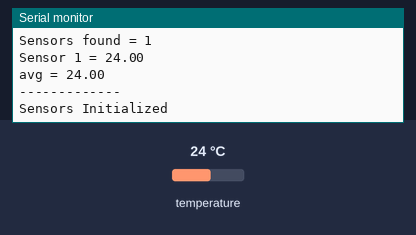
Recording of a sketch running on a simulated Arduino Uno, built with avr-gcc and run on an emulated ATmega328P. On the bench: the last lines printed to the serial monitor. Inputs (shaded band) come from the test bench; at power-on: temperature 24 °C.

Above: at 1.5 s.
1.6 s: temperature set to 12 °C
At 2.7 s:
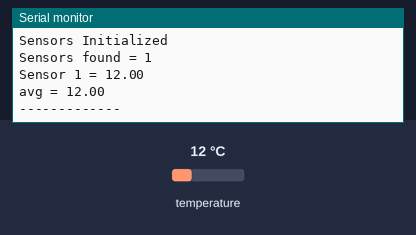
3.4 s: temperature set to 19 °C
At 3.68 s:
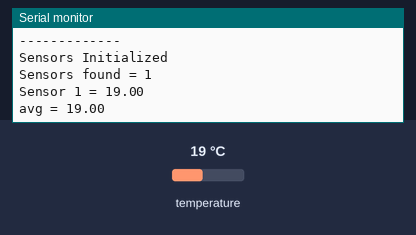
Timing chart, 0 to 6.4 s (numbered marks = the images above; inputs shaded):
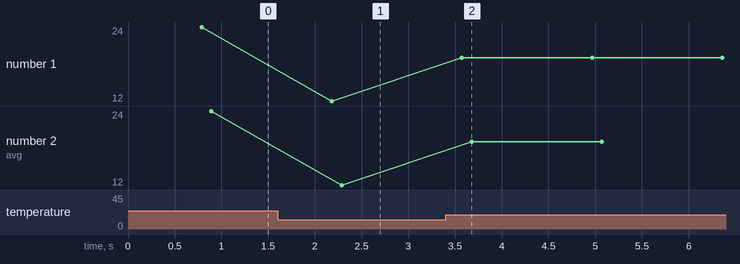

The sketch:

ds18b20_Callibration.ino
```cpp
/*
  One-Wire Interface
  Components: DS18B20 sensors
  Objective: Finding callibration constants
  Date: 9 August 2017
*/

#include <OneWire.h> // Library for One-Wire interface
#include <DallasTemperature.h> // Library for DS18B20 temp. sensor

#define ONE_WIRE_GPIO 4 // Data pin of the bus is connected to pin 4

// Setting up the interface for OneWire communication
OneWire oneWire (ONE_WIRE_GPIO);

// Creating an instans of DallasTemperature Class with reference to OneWire interface
DallasTemperature TempSensors(&oneWire);

uint8_t i;

void setup()
{
  Serial.begin(9600);
}

void loop()
{
  TempSensors.begin(); // initializing the sensors
  Serial.println("Sensors Initialized");
  TempSensors.requestTemperatures();  // requesting data
  // getting the number of sensors
  uint8_t sensors_count = TempSensors.getDeviceCount();
    // Requesting temp. data
  Serial.print("Sensors found = ");
  Serial.println(sensors_count);

  float sum = 0;

  // Printing temperature in a loop
  for (i = 0; i < sensors_count; i++)
  {
    Serial.print("Sensor ");
    Serial.print(i+1);
    Serial.print(" = ");
    Serial.println(TempSensors.getTempCByIndex(i));
    sum += TempSensors.getTempCByIndex(i);
    delay(100);
  }
  Serial.print("avg = ");
  Serial.println(sum/sensors_count);
  Serial.println("-------------");
  delay(500);
}
```

Measured:
- after the input at 1.6 s, the serial monitor: prints a new line after 0.58 s (image 1)
- after the input at 3.4 s, the serial monitor: prints a new line after 0.17 s (image 2)
- plotted number 1: 24 → 12 after the input at 1.6 s, 12 → 19 after the input at 3.4 s
- plotted number 2: 24 → 12 after the input at 1.6 s, 12 → 19 after the input at 3.4 s
